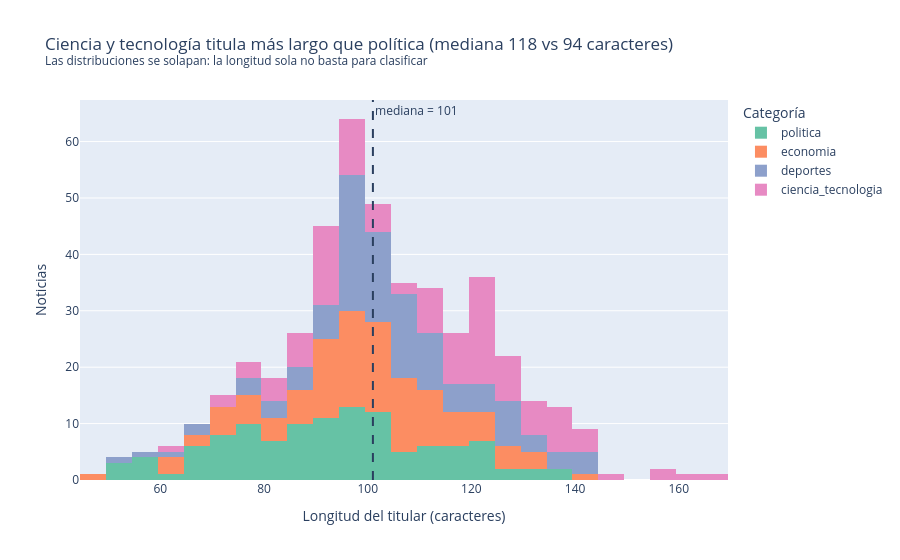

Notebook cell for this chart:
### Code cell
fig3 = px.histogram(
    df, x="largo_titular", nbins=30, color="etiqueta",
    category_orders={"etiqueta": CATEGORIAS},
    color_discrete_sequence=px.colors.qualitative.Set2, barmode="stack",
    labels={"largo_titular": "Longitud del titular (caracteres)", "count": "Noticias",
            "etiqueta": "Categoría"},
    title=TITULO_FIG3,
)
fig3.update_layout(yaxis_title="Noticias")
fig3.add_vline(x=df["largo_titular"].median(), line_dash="dash",
               annotation_text=f"mediana = {df['largo_titular'].median():.0f}")
fig3.show()
display(df.groupby("etiqueta")["largo_titular"].describe().round(1))

### Figure 1 — Plotly figure (JSON) as saved in the notebook; plotly's stock layout.template omitted (floating-point values rounded to 4 significant figures)
{"data": [{"bingroup": "x", "hovertemplate": "Categoría=politica<br>Longitud del titular (caracteres)=%{x}<br>count=%{y}<extra></extra>", "legendgroup": "politica", "marker": {"color": "rgb(102,194,165)", "pattern": {"shape": ""}}, "name": "politica", "nbinsx": 30, "orientation": "v", "showlegend": true, "type": "histogram", "x": [116, 95, 116, 54, 70, 96, 87, 72, 100, 96, 116, 89, 76, 95, 124, 118, 112, 106, 79, 98, 91, 56, 113, 113, 77, 123, 83, 66, 81, 134, 137, 86, 128, 99, 88, 75, 83, 130, 105, 50, 69, 63, 79, 100, 94, 77, 88, 101, 97, 138, 101, 72, 113, 65, 71, 84, 109, 108, 81, 69, 102, 97, 95, 72, 96, 114, 95, 57, 74, 94, 123, 94, 104, 100, 71, 94, 116, 94, 93, 99, 83, 106, 87, 120, 89, 90, 103, 122, 85, 78, 101, 92, 115, 122, 86, 127, 120, 93, 98, 100, 101, 69, 55, 80, 72, 92, 67, 55, 51, 75, 75, 79, 111, 88, 103], "xaxis": "x", "yaxis": "y"}, {"bingroup": "x", "hovertemplate": "Categoría=economia<br>Longitud del titular (caracteres)=%{x}<br>count=%{y}<extra></extra>", "legendgroup": "economia", "marker": {"color": "rgb(252,141,98)", "pattern": {"shape": ""}}, "name": "economia", "nbinsx": 30, "orientation": "v", "showlegend": true, "type": "histogram", "x": [99, 93, 114, 113, 104, 101, 95, 104, 79, 95, 93, 101, 97, 98, 101, 94, 106, 112, 101, 89, 109, 106, 104, 102, 106, 95, 112, 106, 96, 89, 113, 101, 108, 88, 88, 60, 100, 93, 106, 126, 127, 118, 117, 105, 76, 103, 94, 83, 74, 90, 84, 101, 115, 106, 96, 84, 130, 93, 68, 103, 117, 65, 107, 79, 131, 102, 97, 98, 97, 96, 100, 98, 99, 98, 93, 92, 49, 75, 114, 104, 113, 64, 134, 72, 95, 94, 93, 73, 72, 122, 115, 74, 99, 108, 108, 120, 117, 123, 108, 90, 114, 111, 124, 81, 111, 142, 128, 77, 64, 89, 91, 86, 90, 129, 121], "xaxis": "x", "yaxis": "y"}, {"bingroup": "x", "hovertemplate": "Categoría=deportes<br>Longitud del titular (caracteres)=%{x}<br>count=%{y}<extra></extra>", "legendgroup": "deportes", "marker": {"color": "rgb(141,160,203)", "pattern": {"shape": ""}}, "name": "deportes", "nbinsx": 30, "orientation": "v", "showlegend": true, "type": "histogram", "x": [142, 108, 108, 125, 103, 139, 114, 97, 142, 105, 57, 108, 99, 85, 120, 100, 129, 108, 84, 99, 98, 133, 94, 106, 104, 112, 109, 97, 95, 78, 95, 111, 94, 94, 89, 103, 86, 97, 106, 97, 113, 119, 60, 107, 112, 102, 134, 80, 135, 109, 134, 121, 65, 112, 125, 105, 109, 97, 52, 69, 119, 97, 111, 102, 118, 96, 105, 98, 94, 98, 100, 128, 77, 123, 142, 82, 128, 105, 101, 115, 85, 102, 100, 113, 99, 101, 126, 98, 100, 94, 100, 95, 79, 112, 103, 97, 98, 98, 109, 96, 139, 121, 123, 115, 113, 143, 128, 92, 103, 98, 102, 129, 96, 98], "xaxis": "x", "yaxis": "y"}, {"bingroup": "x", "hovertemplate": "Categoría=ciencia_tecnologia<br>Longitud del titular (caracteres)=%{x}<br>count=%{y}<extra></extra>", "legendgroup": "ciencia_tecnologia", "marker": {"color": "rgb(231,138,195)", "pattern": {"shape": ""}}, "name": "ciencia_tecnologia", "nbinsx": 30, "orientation": "v", "showlegend": true, "type": "histogram", "x": [122, 124, 125, 119, 148, 112, 124, 121, 112, 116, 93, 138, 100, 98, 94, 93, 91, 91, 87, 123, 78, 92, 119, 97, 135, 142, 130, 62, 79, 168, 119, 118, 109, 102, 125, 106, 111, 126, 118, 130, 138, 138, 119, 117, 142, 123, 137, 130, 120, 121, 85, 127, 118, 163, 122, 124, 139, 126, 113, 99, 127, 120, 141, 129, 90, 123, 123, 135, 123, 73, 80, 92, 113, 124, 114, 123, 102, 97, 104, 121, 131, 98, 94, 134, 92, 142, 136, 133, 159, 120, 158, 95, 96, 94, 110, 85, 100, 95, 80, 86, 86, 123, 97, 82, 97, 77, 88, 90, 94, 126, 111, 80, 91, 71], "xaxis": "x", "yaxis": "y"}], "layout": {"annotations": [{"showarrow": false, "text": "mediana = 101", "x": 101.0, "xanchor": "left", "xref": "x", "y": 1, "yanchor": "top", "yref": "y domain"}], "barmode": "stack", "legend": {"title": {"text": "Categoría"}, "tracegroupgap": 0}, "shapes": [{"line": {"dash": "dash"}, "type": "line", "x0": 101.0, "x1": 101.0, "xref": "x", "y0": 0, "y1": 1, "yref": "y domain"}], "title": {"text": "Ciencia y tecnología titula más largo que política (mediana 118 vs 94 caracteres)<br><sup>Las distribuciones se solapan: la longitud sola no basta para clasificar</sup>"}, "xaxis": {"anchor": "y", "domain": [0.0, 1.0], "title": {"text": "Longitud del titular (caracteres)"}}, "yaxis": {"anchor": "x", "domain": [0.0, 1.0], "title": {"text": "Noticias"}}}}
